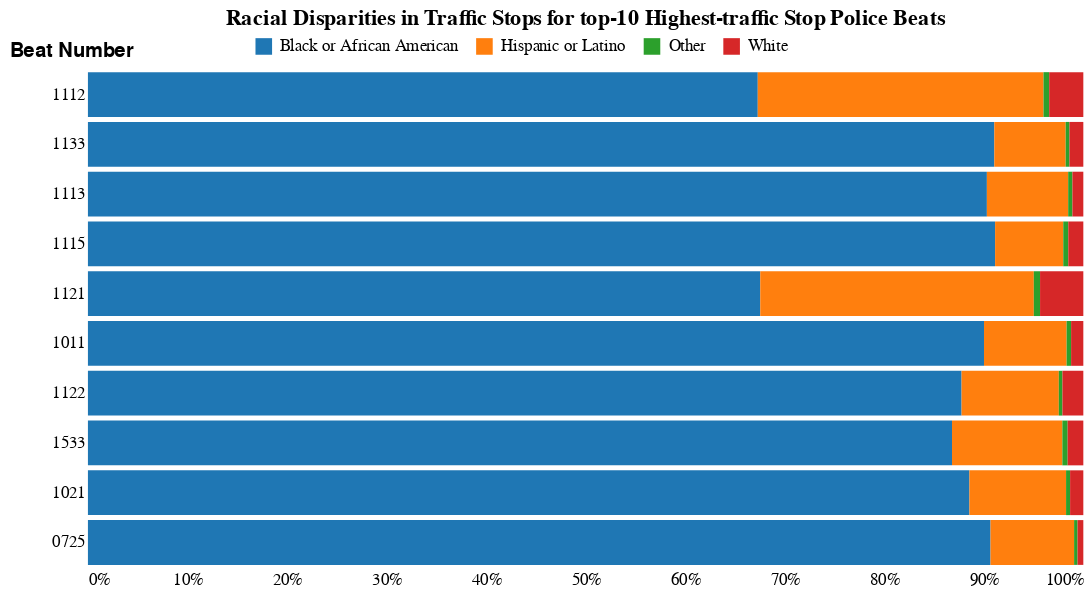

The notebook cell this image was saved under:
### Code cell
alt.Chart(beat_race_10, title="Racial Disparities in Traffic Stops for top-10 Highest-traffic Stop Police Beats").mark_bar().encode(
    y= alt.Y('BEAT_I', title='', sort= '-x', axis=alt.Axis(title='Beat Number', 
            titleFontSize = 12, titleFontWeight = 600, titleAngle = 0,
            titleY = -5, titleX = -10, titlePadding= 10,ticks=False, domain=False)),
    x=alt.X('COUNT', stack="normalize", title='', axis=alt.Axis(format='%', ticks=False, domain=False)),
    color= alt.Color('DRRACE_NEW', legend=alt.Legend(orient='none', title = '', direction = "horizontal", legendX = 100, legendY = -20),
                     scale=alt.Scale(scheme='category10')),
    text=alt.Text('COUNT')
).configure_axis(
      grid=False
  ).configure_view(
      strokeWidth=0
  ).properties(width = 600, height = 300)

### Figure 1 — Vega-Lite specification as saved in the notebook (floating-point values rounded to 4 significant figures)
{"config": {"view": {"continuousWidth": 400, "continuousHeight": 300, "strokeWidth": 0}, "axis": {"grid": false}}, "data": {"name": "data-285a05cbf3807dd3ccc5b18df8bb7fe0"}, "mark": "bar", "encoding": {"color": {"field": "DRRACE_NEW", "legend": {"direction": "horizontal", "legendX": 100, "legendY": -20, "orient": "none", "title": ""}, "scale": {"scheme": "category10"}, "type": "nominal"}, "text": {"field": "COUNT", "type": "quantitative"}, "x": {"axis": {"domain": false, "format": "%", "ticks": false}, "field": "COUNT", "stack": "normalize", "title": "", "type": "quantitative"}, "y": {"axis": {"domain": false, "ticks": false, "title": "Beat Number", "titleAngle": 0, "titleFontSize": 12, "titleFontWeight": 600, "titlePadding": 10, "titleX": -10, "titleY": -5}, "field": "BEAT_I", "sort": "-x", "title": "", "type": "nominal"}}, "height": 300, "title": "Racial Disparities in Traffic Stops for top-10 Highest-traffic Stop Police Beats", "width": 600, "$schema": "https://vega.github.io/schema/vega-lite/v4.17.0.json", "datasets": {"data-285a05cbf3807dd3ccc5b18df8bb7fe0": [{"BEAT_I": "0725", "DRRACE_NEW": "Black or African American", "COUNT": 3132}, {"BEAT_I": "0725", "DRRACE_NEW": "Hispanic or Latino", "COUNT": 290}, {"BEAT_I": "0725", "DRRACE_NEW": "Other", "COUNT": 12}, {"BEAT_I": "0725", "DRRACE_NEW": "White", "COUNT": 20}, {"BEAT_I": "1011", "DRRACE_NEW": "Black or African American", "COUNT": 3591}, {"BEAT_I": "1011", "DRRACE_NEW": "Hispanic or Latino", "COUNT": 331}, {"BEAT_I": "1011", "DRRACE_NEW": "Other", "COUNT": 18}, {"BEAT_I": "1011", "DRRACE_NEW": "White", "COUNT": 49}, {"BEAT_I": "1021", "DRRACE_NEW": "Black or African American", "COUNT": 3065}, {"BEAT_I": "1021", "DRRACE_NEW": "Hispanic or Latino", "COUNT": 336}, {"BEAT_I": "1021", "DRRACE_NEW": "Other", "COUNT": 14}, {"BEAT_I": "1021", "DRRACE_NEW": "White", "COUNT": 46}, {"BEAT_I": "1112", "DRRACE_NEW": "Black or African American", "COUNT": 3650}, {"BEAT_I": "1112", "DRRACE_NEW": "Hispanic or Latino", "COUNT": 1557}, {"BEAT_I": "1112", "DRRACE_NEW": "Other", "COUNT": 31}, {"BEAT_I": "1112", "DRRACE_NEW": "White", "COUNT": 186}, {"BEAT_I": "1113", "DRRACE_NEW": "Black or African American", "COUNT": 4036}, {"BEAT_I": "1113", "DRRACE_NEW": "Hispanic or Latino", "COUNT": 365}, {"BEAT_I": "1113", "DRRACE_NEW": "Other", "COUNT": 19}, {"BEAT_I": "1113", "DRRACE_NEW": "White", "COUNT": 49}, {"BEAT_I": "1115", "DRRACE_NEW": "Black or African American", "COUNT": 3979}, {"BEAT_I": "1115", "DRRACE_NEW": "Hispanic or Latino", "COUNT": 299}, {"BEAT_I": "1115", "DRRACE_NEW": "Other", "COUNT": 22}, {"BEAT_I": "1115", "DRRACE_NEW": "White", "COUNT": 66}, {"BEAT_I": "1121", "DRRACE_NEW": "Black or African American", "COUNT": 2797}, {"BEAT_I": "1121", "DRRACE_NEW": "Hispanic or Latino", "COUNT": 1138}, {"BEAT_I": "1121", "DRRACE_NEW": "Other", "COUNT": 26}, {"BEAT_I": "1121", "DRRACE_NEW": "White", "COUNT": 180}, {"BEAT_I": "1122", "DRRACE_NEW": "Black or African American", "COUNT": 3387}, {"BEAT_I": "1122", "DRRACE_NEW": "Hispanic or Latino", "COUNT": 377}, {"BEAT_I": "1122", "DRRACE_NEW": "Other", "COUNT": 14}, {"BEAT_I": "1122", "DRRACE_NEW": "White", "COUNT": 81}, {"BEAT_I": "1133", "DRRACE_NEW": "Black or African American", "COUNT": 4317}, {"BEAT_I": "1133", "DRRACE_NEW": "Hispanic or Latino", "COUNT": 340}, {"BEAT_I": "1133", "DRRACE_NEW": "Other", "COUNT": 18}, {"BEAT_I": "1133", "DRRACE_NEW": "White", "COUNT": 66}, {"BEAT_I": "1533", "DRRACE_NEW": "Black or African American", "COUNT": 3257}, {"BEAT_I": "1533", "DRRACE_NEW": "Hispanic or Latino", "COUNT": 416}, {"BEAT_I": "1533", "DRRACE_NEW": "Other", "COUNT": 20}, {"BEAT_I": "1533", "DRRACE_NEW": "White", "COUNT": 59}]}}
